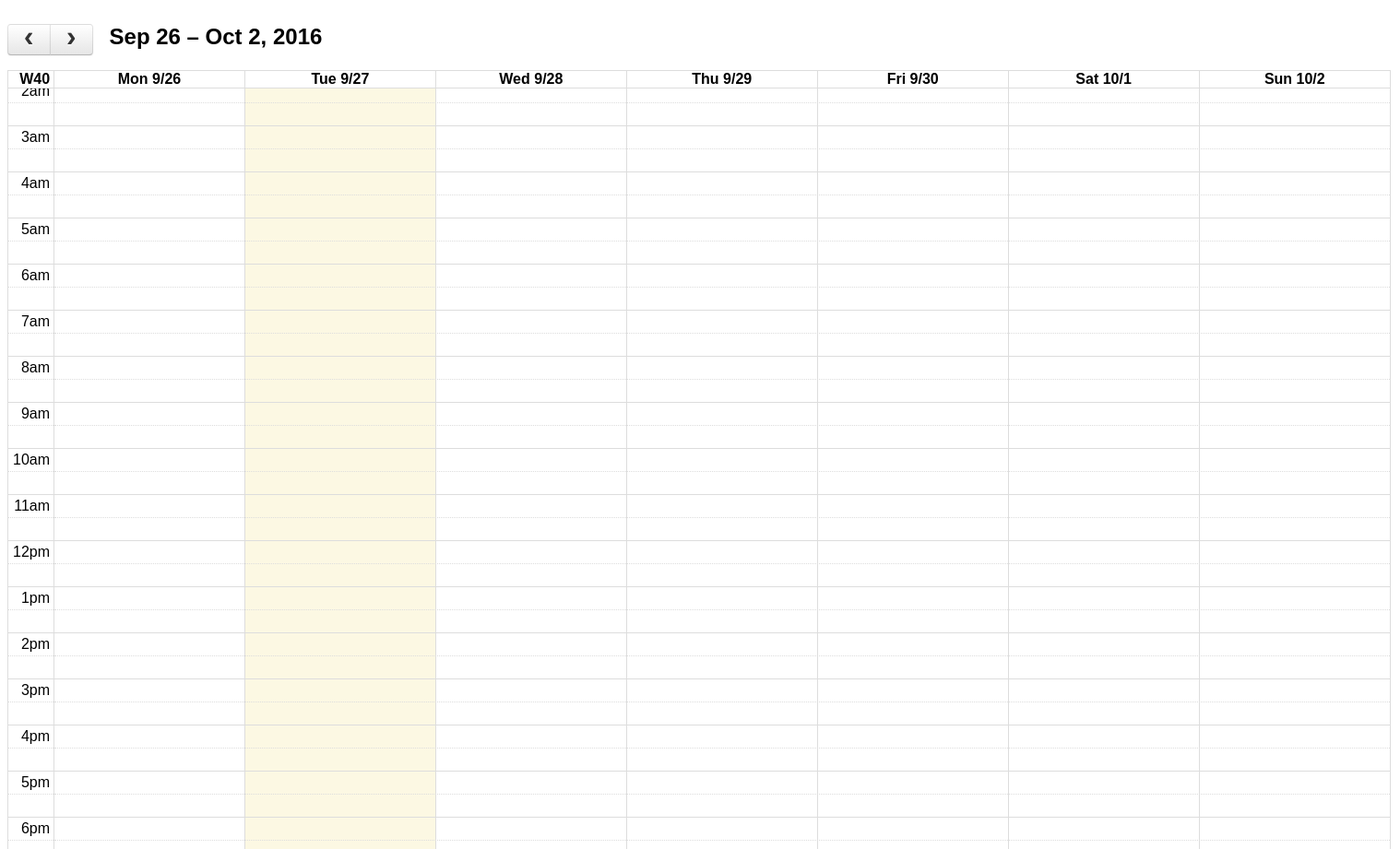
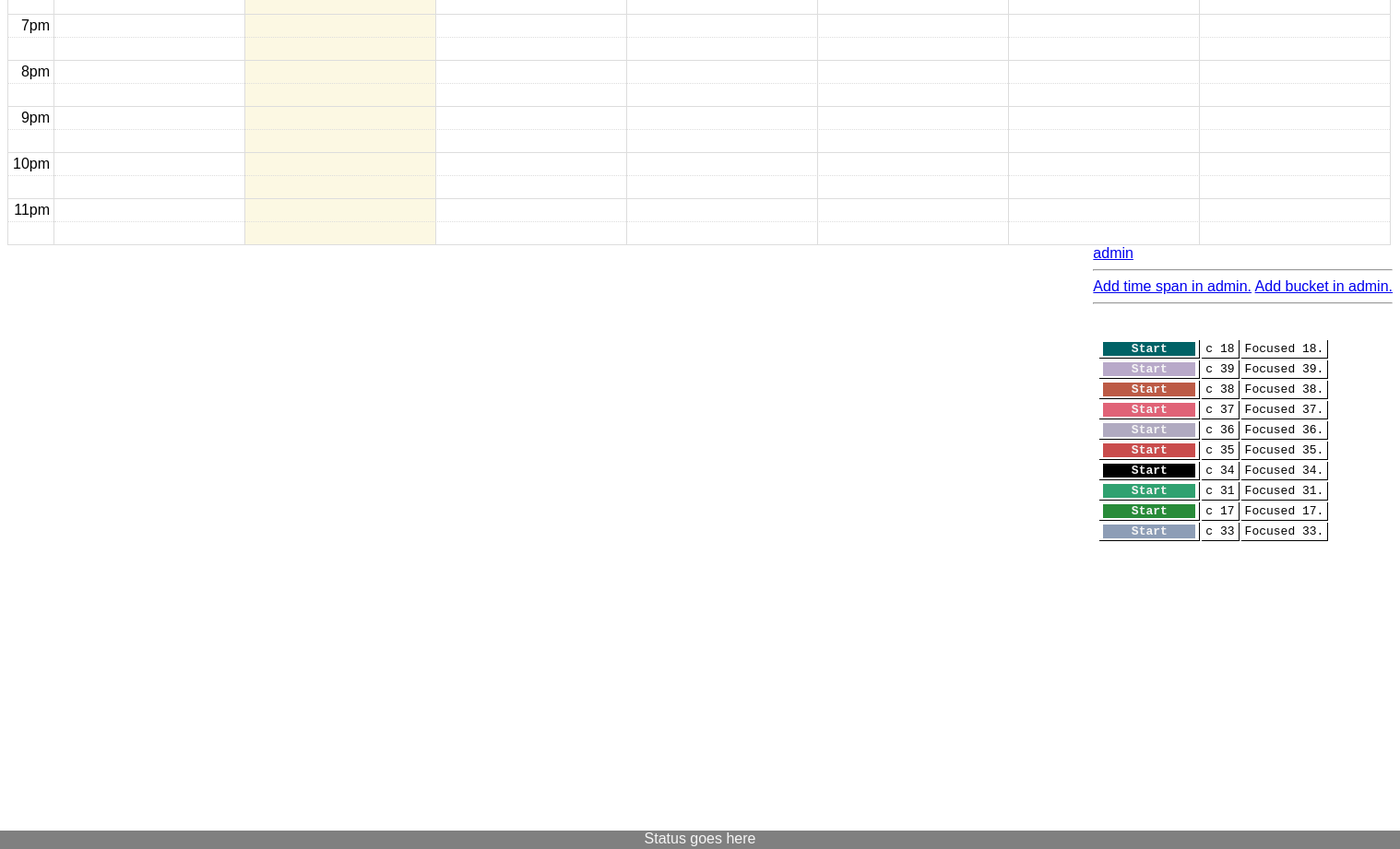
The page / on the database its author committed (2 pictures, top to bottom).
### core/models.py (models this page shows, shortened)
class Bucket(models.Model):
    FOCUSED = 'focused'
    OTHER = 'other'
    TYPES = (
        (FOCUSED, 'Focused'),
        (OTHER, 'Other'),
    )
    tag = models.CharField(max_length=12, unique=True)
    title = models.CharField(max_length=128)
    url = models.URLField(null=True, blank=True)
    estimate = models.IntegerField(null=True, blank=True)
    color = RGBColorField(colors=palette)
    last_started = models.DateTimeField(null=True, blank=True)
    type = models.CharField(max_length=10, choices=TYPES, default=FOCUSED, blank=True)
    client = models.ForeignKey('Client', null=True, blank=True)
    @classmethod
    def recent(cls):
        return cls.objects.order_by('-last_started')[:settings.RECENT_DAYS]

### core/views.py (the view)
# urls.py: url(r'^$', views.dashboard),
def dashboard(request):
    return render(request, 'core/dashboard.html', {
        'running': TimeSpan.objects.filter(end__isnull=True),
        'recent': Bucket.recent(),
    })

### core/templates/core/dashboard.html (shortened to what this page needs)
{% load static from static %}
<!DOCTYPE html>
<html lang="en">
<head>
<link rel='stylesheet' href='{% static "core/fullcalendar.css" %}' />
<link rel='stylesheet' href='{% static "core/jquery.jsonview.min.css" %}' />
</head>
<body>
<br>
<div id="calendar"></div>
<div id="more">
    <a href="/admin" target="_blank">admin</a>
    <hr>
    <a href="/admin/core/timespan/add/" target="_blank">Add time span in admin.</a>
    <a href="/admin/core/bucket/add/" target="_blank">Add bucket in admin.</a>
    <hr>
        <table class="mono switches-table">
            <tr><td style="padding-bottom: 20px;border:none"></td></tr>
        {% for bucket in recent %}
            <tr>
                <td><a href="/start/{{ bucket.tag }}" class="color-button" style="background-color:{{ bucket.color }};" target="_blank">Start</a></td>
                <td>{{ bucket.tag }}</td>
                <td>{{ bucket.title|truncatechars:40 }}</td>
            </tr>
        {% endfor %}
        </table>
</div>
<div id="status">Status goes here</div>
</body>
</html>

### core/static/core/fullcalendar.css (style rules this page uses)
.fc { direction: ltr; text-align: left; }
body .fc { font-size: 1em; }

### rows shown on the page
Bucket: tag "c 18", title "Focused 18."
Bucket: tag "c 39", title "Focused 39."
Bucket: tag "c 38", title "Focused 38."
Bucket: tag "c 37", title "Focused 37."
Bucket: tag "c 36", title "Focused 36."
Bucket: tag "c 35", title "Focused 35."
Bucket: tag "c 34", title "Focused 34."
Bucket: tag "c 31", title "Focused 31."
Bucket: tag "c 17", title "Focused 17."
Bucket: tag "c 33", title "Focused 33."
